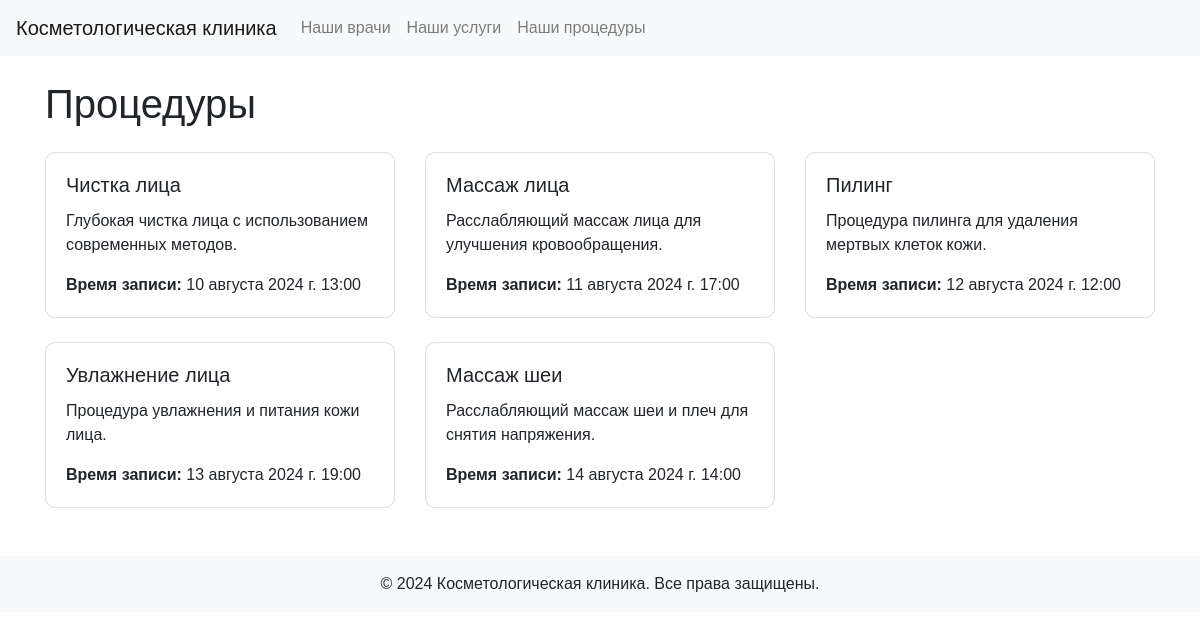
Page /procedures/ on the committed database.
### cosmetology/models.py (models this page shows, shortened)
class Procedure(models.Model):
    name = models.CharField(max_length=255, unique=True)
    description = models.TextField()
    appointment_time = models.DateTimeField()

### cosmetology/views.py (the view)
# urls.py: path('procedures/', views.procedures, name='procedures'),
def procedures(request):
    procedures = Procedure.objects.all()# Получаем список процедур из базы данных
    return render(request, 'cosmetology/procedures.html', {'procedures': procedures})

### cosmetology/templates/cosmetology/procedures.html (shortened to what this page needs)
{% extends 'cosmetology/base.html' %}
{% block content %}
<h1 class="mb-4">Процедуры</h1>
<div class="row">
    {% for procedure in procedures %}
    <div class="col-md-4 mb-4">
        <div class="card">
            <div class="card-body">
                <h5 class="card-title">{{ procedure.name }}</h5>
                <p class="card-text">{{ procedure.description }}</p>
                <p class="card-text"><strong>Время записи:</strong> {{ procedure.appointment_time }}</p>
            </div>
        </div>
    </div>
    {% endfor %}
</div>
{% endblock %}

### cosmetology/templates/cosmetology/base.html (shortened to what this page needs)
<!DOCTYPE html>
<html lang="ru">
<head>
    <link href="https://stackpath.bootstrapcdn.com/bootstrap/4.5.2/css/bootstrap.min.css" rel="stylesheet">
    {% load static %}
    <link rel="stylesheet" href="{% static 'css/styles.css' %}">
</head>
<body>
    <nav class="navbar navbar-expand-lg navbar-light bg-light">
        <a class="navbar-brand" href="{% url 'index' %}">Косметологическая клиника</a>
        <div class="collapse navbar-collapse" id="navbarNav">
            <ul class="navbar-nav">
                <li class="nav-item">
                    <a class="nav-link" href="{% url 'doctors' %}">Наши врачи</a>
                </li>
                <li class="nav-item">
                    <a class="nav-link" href="{% url 'services' %}">Наши услуги</a>
                </li>
                <li class="nav-item">
                    <a class="nav-link" href="{% url 'procedures' %}">Наши процедуры</a>
                </li>
            </ul>
        </div>
    </nav>
    <div class="container mt-4">
        {% block content %}{% endblock %}
    </div>
    <footer class="footer mt-4 bg-light py-3">
        <div class="container text-center">
            <p class="mb-0">© 2024 Косметологическая клиника. Все права защищены.</p>
        </div>
    </footer>
</body>
</html>

### static/css/styles.css (style rules this page uses)
body { font-family: Arial, sans-serif; }
.navbar { margin-bottom: 20px; }
.card { border-radius: 10px; }
.footer { background-color: #f8f9fa; }

### rows in the picture
Procedure: name "Чистка лица", description "Глубокая чистка лица с использованием современных методов.", appointment_time "10 августа 2024 г. 13:00"
Procedure: name "Массаж лица", description "Расслабляющий массаж лица для улучшения кровообращения.", appointment_time "11 августа 2024 г. 17:00"
Procedure: name "Пилинг", description "Процедура пилинга для удаления мертвых клеток кожи.", appointment_time "12 августа 2024 г. 12:00"
Procedure: name "Увлажнение лица", description "Процедура увлажнения и питания кожи лица.", appointment_time "13 августа 2024 г. 19:00"
Procedure: name "Массаж шеи", description "Расслабляющий массаж шеи и плеч для снятия напряжения.", appointment_time "14 августа 2024 г. 14:00"
